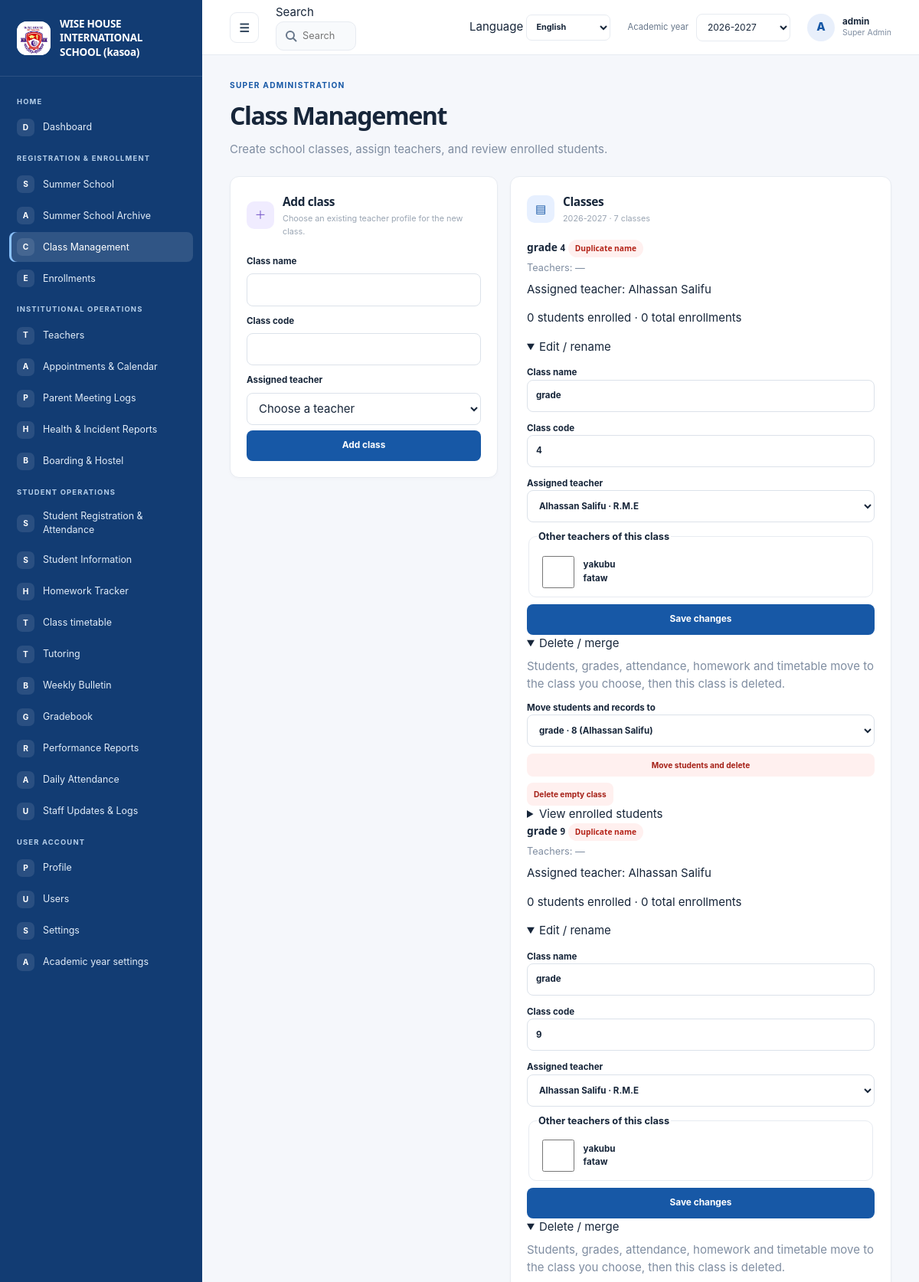
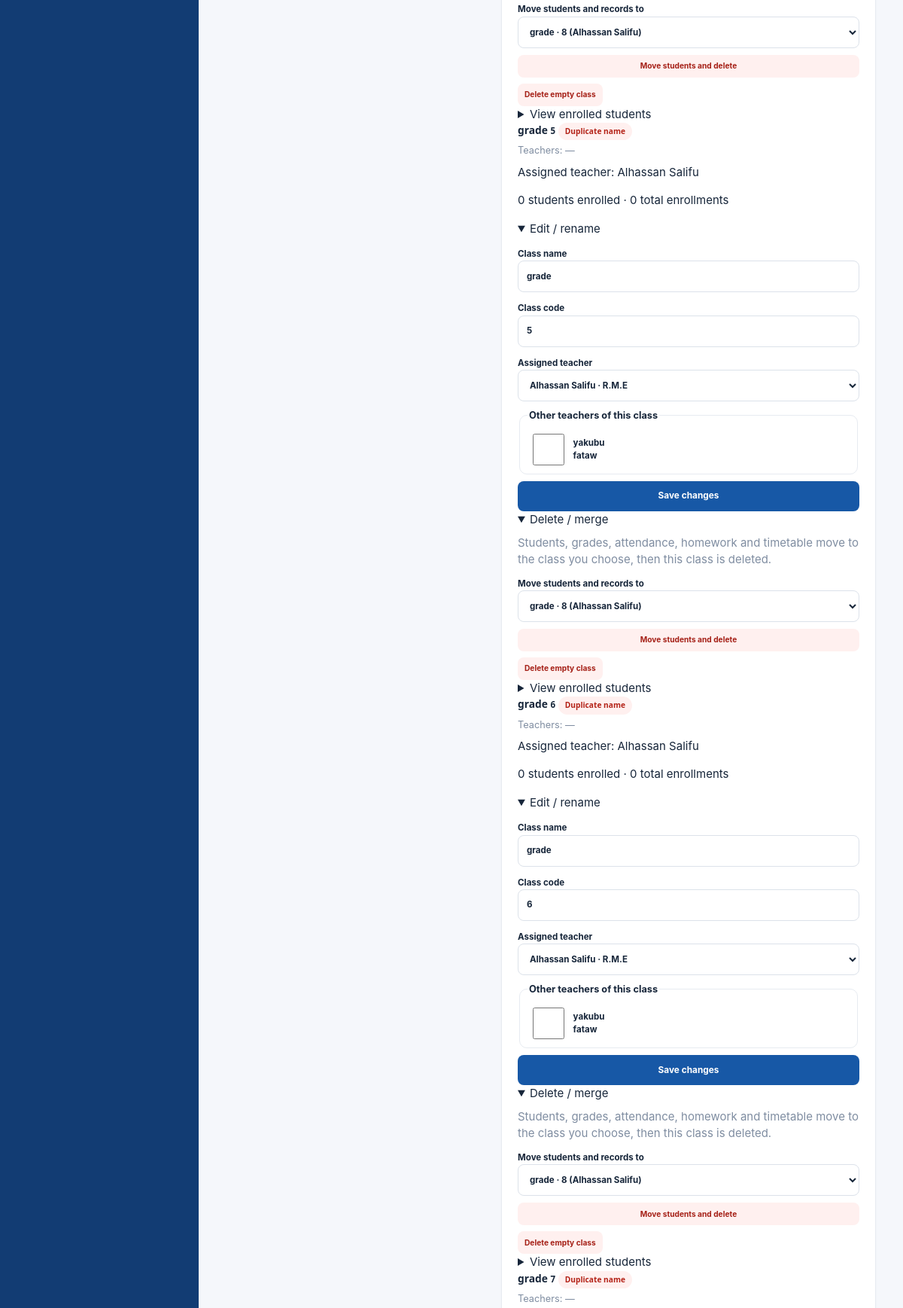
The page /admin/classes (signed in, upper part) on the database its author committed (2 pictures, top to bottom).
### tables this page shows
CREATE TABLE settings (
    key TEXT PRIMARY KEY,
    value TEXT NOT NULL
);

CREATE TABLE navigation_items (
    id INTEGER PRIMARY KEY AUTOINCREMENT,
    category TEXT NOT NULL,
    title TEXT NOT NULL,
    icon TEXT NOT NULL DEFAULT 'circle',
    url_endpoint TEXT NOT NULL,
    route_arg TEXT NOT NULL DEFAULT '',
    is_active INTEGER NOT NULL DEFAULT 1 CHECK (is_active IN (0, 1)),
    display_order INTEGER NOT NULL DEFAULT 0
);

CREATE TABLE users (
    id INTEGER PRIMARY KEY AUTOINCREMENT,
    username TEXT NOT NULL UNIQUE,
    password_hash TEXT NOT NULL,
    role TEXT NOT NULL DEFAULT 'manager'
      CHECK (role IN (
        'super_admin', 'admin', 'manager', 'teacher', 'student', 'parent',
        'health_officer', 'boarding_master'
      )),
    email TEXT UNIQUE,
    teacher_id INTEGER REFERENCES teachers(id) ON DELETE CASCADE,
    student_id INTEGER REFERENCES students(id) ON DELETE CASCADE,
    is_active INTEGER NOT NULL DEFAULT 1 CHECK (is_active IN (0, 1))
);

CREATE TABLE courses (
    id INTEGER PRIMARY KEY AUTOINCREMENT,
    name TEXT NOT NULL,
    code TEXT NOT NULL UNIQUE,
    teacher_id INTEGER NOT NULL REFERENCES teachers(id) ON DELETE RESTRICT
);

CREATE TABLE teachers (
    id INTEGER PRIMARY KEY AUTOINCREMENT,
    name TEXT NOT NULL,
    email TEXT NOT NULL UNIQUE,
    subject TEXT NOT NULL
, phone TEXT NOT NULL DEFAULT '', home_address TEXT NOT NULL DEFAULT '', profile_picture TEXT NOT NULL DEFAULT '');

### school_system/views.py (the view, shortened to what this page needs)
@bp.route("/admin/classes", methods=("GET", "POST"))
@roles_required("super_admin")
def manage_classes():
    db = get_db()
    academic_year_row = db.execute(
        "SELECT value FROM settings WHERE key='academic_year'"
    ).fetchone()
    academic_year = academic_year_row["value"] if academic_year_row else "2026-2027"
    year_match = re.fullmatch(r"(\d{4})-(\d{4})", academic_year)
    year_start = int(year_match.group(1)) if year_match else date.today().year
    classes = db.execute(
        "SELECT c.id,c.name,c.code,c.teacher_id,t.name AS teacher_name,"
        "COUNT(DISTINCT e.id) AS enrollment_count,"
        "COALESCE(SUM(CASE WHEN e.academic_year=? THEN 1 ELSE 0 END),0) AS current_year_count "
        "FROM courses c JOIN teachers t ON t.id=c.teacher_id "
        "LEFT JOIN enrollments e ON e.course_id=c.id "
        "GROUP BY c.id",
        (year_start,),
    ).fetchall()
    classes = _sort_by_name(classes)
    rosters = {}
    for course in classes:
        rosters[course["id"]] = db.execute(
            "SELECT DISTINCT s.name,s.grade_level,e.academic_year "
            "FROM enrollments e JOIN students s ON s.id=e.student_id "
            "WHERE e.course_id=?",
            (course["id"],),
        ).fetchall()
        rosters[course["id"]] = sorted(
            rosters[course["id"]],
            key=lambda r: (-r["academic_year"], _natural_key(r["name"])),
        )
    teachers = db.execute(
        "SELECT id,name,subject FROM teachers WHERE email <> 'unassigned@school.invalid' ORDER BY name"
    ).fetchall()
    key_counts = {}
    for course in classes:
        key_counts[_class_key(course["name"])] = key_counts.get(_class_key(course["name"]), 0) + 1
    duplicate_keys = {k for k, n in key_counts.items() if n > 1}
    return render_template(
        "manage_classes.html",
        class_teachers=_class_teacher_map(db),
        duplicate_keys=duplicate_keys,
        class_key=_class_key,
        classes=classes,
        rosters=rosters,
        teachers=teachers,
        academic_year=academic_year,
    )

### school_system/templates/manage_classes.html (shortened to what this page needs)
{% extends "base.html" %}
{% block content %}
  <section class="page-title-row">
    <div>
      <span class="eyebrow">{{ 'SUPER ADMINISTRATION'|translate(language) }}</span>
      <h1>{{ 'Class Management'|translate(language) }}</h1>
      <p class="muted">{{ 'Create school classes, assign teachers, and review enrolled students.'|translate(language) }}</p>
    </div>
  </section>
  <div class="admin-grid">
    <section class="portal-card user-form-card">
      <div class="card-heading"><div><span class="card-icon lavender">＋</span><div><h2>{{ 'Add class'|translate(language) }}</h2><p>{{ 'Choose an existing teacher profile for the new class.'|translate(language) }}</p></div></div></div>
      {% if teachers %}
        <form method="post" class="stack user-create-form">
          <label for="class-name">{{ 'Class name'|translate(language) }}</label>
          <input id="class-name" name="name" maxlength="120" required>
          <label for="class-code">{{ 'Class code'|translate(language) }}</label>
          <input id="class-code" name="code" maxlength="40" required>
          <label for="teacher-id">{{ 'Assigned teacher'|translate(language) }}</label>
          <select id="teacher-id" name="teacher_id" required>
            <option value="">{{ 'Choose a teacher'|translate(language) }}</option>
          </select>
          <button type="submit">{{ 'Add class'|translate(language) }}</button>
        </form>
      {% else %}
        <div class="card-empty"><p>{{ 'Add a teacher profile before creating a class.'|translate(language) }}</p></div>
      {% endif %}
    </section>
    <section class="portal-card account-list-card">
      <div class="card-heading"><div><span class="card-icon blue">▤</span><div><h2>{{ 'Classes'|translate(language) }}</h2><p>{{ academic_year }} · {{ classes|length }} {{ 'classes'|translate(language) }}</p></div></div></div>
      {% if classes %}
        <div class="class-management-list">
          {% for course in classes %}
            <article class="class-management-item">
              <div class="class-management-heading">
                <div>
                  <h3>{{ course.name }} <small>{{ course.code }}</small>{% if class_key(course.name) in duplicate_keys %} <span class="role-pill" style="background:#fff0ef;color:#b42318">{{ 'Duplicate name'|translate(language) }}</span>{% endif %}</h3>
              <p class="muted" style="margin:2px 0 8px;font-size:.85rem">{{ 'Teachers'|translate(language) }}: {% for tid, tname, is_main in class_teachers.get(course.id, []) %}{{ tname }}{% if is_main %} ★{% endif %}{% if not loop.last %}, {% endif %}{% else %}—{% endfor %}</p>
                  <p>{{ 'Assigned teacher'|translate(language) }}: {{ course.teacher_name }}</p>
                  <p>{{ course.current_year_count }} {{ 'students enrolled'|translate(language) }} · {{ course.enrollment_count }} {{ 'total enrollments'|translate(language) }}</p>
                </div>
              </div>
              <details {% if class_key(course.name) in duplicate_keys %}open{% endif %}>
                <summary>{{ 'Edit / rename'|translate(language) }}</summary>
                <form method="post" class="stack" style="margin-top:10px">
                  <label>{{ 'Class name'|translate(language) }}<input name="name" value="{{ course.name }}" maxlength="120" required></label>
                  <label>{{ 'Class code'|translate(language) }}<input name="code" value="{{ course.code }}" maxlength="40" required></label>
                  <label>{{ 'Assigned teacher'|translate(language) }}
                    <select name="teacher_id" required>
                      {% for teacher in teachers %}<option value="{{ teacher.id }}" {% if teacher.id == course.teacher_id %}selected{% endif %}>{{ teacher.name }}{% if teacher.subject %} · {{ teacher.subject }}{% endif %}</option>{% endfor %}
                    </select></label>
                  <fieldset style="border:1px solid var(--line,#e4e7ec);border-radius:10px;padding:8px 10px">
                    <legend style="font-weight:700;font-size:.85rem">{{ 'Other teachers of this class'|translate(language) }}</legend>
                    <div style="display:flex;flex-wrap:wrap;gap:6px 14px">
                      {% set current = (class_teachers.get(course.id) or [])|map(attribute=0)|list %}
                      {% for teacher in teachers if teacher.id != course.teacher_id %}<label style="display:inline-flex;gap:6px;align-items:center"><input type="checkbox" name="extra_teacher_ids" value="{{ teacher.id }}" {% if teacher.id in current %}checked{% endif %}> {{ teacher.name }}</label>{% endfor %}
                    </div>
                  </fieldset>
                  <button type="submit">{{ 'Save changes'|translate(language) }}</button>
                </form>
              </details>
              <details {% if class_key(course.name) in duplicate_keys %}open{% endif %}>
                <summary>{{ 'Delete / merge'|translate(language) }}</summary>
                <p class="muted" style="margin:8px 0">{{ 'Students, grades, attendance, homework and timetable move to the class you choose, then this class is deleted.'|translate(language) }}</p>
                <form method="post" class="stack" onsubmit="return confirm('{{ 'Move everything to the chosen class and delete this one?'|translate(language)|e }}');">
                  <label>{{ 'Move students and records to'|translate(language) }}
                    <select name="move_to" required>
                      {% for other in classes if other.id != course.id %}<option value="{{ other.id }}" {% if class_key(other.name) == class_key(course.name) %}selected{% endif %}>{{ other.name }} · {{ other.code }} ({{ other.teacher_name }})</option>{% endfor %}
                    </select></label>
                  <button class="button-small danger-button" type="submit">{{ 'Move students and delete'|translate(language) }}</button>
                </form>
                {% if not course.enrollment_count %}
                  <form method="post" style="margin-top:8px" onsubmit="return confirm('{{ 'Delete this class? Classes with linked records cannot be deleted.'|translate(language)|e }}');">
                    <button class="button-small danger-button" type="submit">{{ 'Delete empty class'|translate(language) }}</button>
                  </form>
                {% endif %}
              </details>
              <details>
                <summary>{{ 'View enrolled students'|translate(language) }}</summary>
              </details>
            </article>
          {% endfor %}
        </div>
      {% else %}
        <div class="card-empty"><p>{{ 'No classes yet'|translate(language) }}</p></div>
      {% endif %}
    </section>
  </div>
{% endblock %}

### school_system/templates/base.html (shortened to what this page needs)
<!doctype html>
<html lang="{{ language or 'en' }}" dir="{{ 'rtl' if language in ('ar',) else 'ltr' }}">
  <head>
    <link rel="stylesheet" href="{{ url_for('static', filename='style.css') }}">
    <link rel="stylesheet" href="{{ url_for('static', filename='portal.css') }}">
  </head>
  <body class="{% block body_class %}portal-body{% endblock %}">
    {% if session.get('user_id') and not public_page|default(false) %}
      <div class="portal-shell" id="portal-shell">
        <aside class="sidebar" id="sidebar" style="background-color: {{ site_settings.sidebar_color }};">
          <a class="school-brand" href="{{ url_for('views.dashboard') }}">
            <span class="school-logo">
              {% if brand_settings.get('logo_filename') %}
                <img src="{{ url_for('views.uploaded_logo', filename=brand_settings.get('logo_filename')) }}" alt="{{ school_name }} logo">
              {% else %}<span class="logo-mark">W</span>{% endif %}
            </span>
            <span class="school-name">{{ school_name }}</span>
          </a>
          <div class="sidebar-scroll" data-scroll-keep="sidebar" data-scroll-global>
            {% set nav_state = namespace(category=None) %}
            {% for item in nav_items %}
              {% if item.category != nav_state.category %}
                {% if not loop.first %}</section>{% endif %}
                <section class="nav-group"><p class="nav-heading">{{ item.category }}</p>
                {% set nav_state.category = item.category %}
              {% endif %}
              <a class="nav-link {% if request.endpoint == item.url_endpoint and (not item.get('resource') or request.view_args.get('resource') == item.get('resource')) %}active{% endif %}"
                href="{{ url_for(item.url_endpoint, resource=item.resource) if item.get('resource') else url_for(item.url_endpoint, module=item.module) if item.get('module') else url_for(item.url_endpoint) }}">
                <span class="nav-icon" aria-hidden="true">{{ item.icon[:1]|upper }}</span><span>{{ item.title }}</span>
              </a>
            {% endfor %}
            {% if nav_items %}</section>{% endif %}
          </div>
        </aside>
        <div class="portal-main">
          <header class="topbar">
            <button class="icon-button menu-toggle" id="menu-toggle" type="button" aria-label="Toggle navigation" aria-expanded="true">☰</button>
            {% include "_global_search.html" %}
            <form class="language-select" method="post" action="{{ url_for('views.change_language') }}">
              <label for="portal-language" class="sr-only">Language</label>
              <select id="portal-language" name="language" aria-label="Language" onchange="this.form.submit()">
                {% for code, label in languages.items() %}
                  <option value="{{ code }}" {% if language == code %}selected{% endif %}>{{ label }}</option>
                {% endfor %}
              </select>
            </form>
            <form class="year-select" method="get" action="{{ url_for('views.dashboard') }}">
              <label for="academic-year">{{ 'Academic year'|translate(language) }}</label>
              <select id="academic-year" name="year" onchange="this.form.submit()">
                {% set year = request.args.get('year', academic_year) %}
                {% for option in academic_year_options %}
                  <option value="{{ option }}" {% if year == option %}selected{% endif %}>{{ option }}</option>
                {% endfor %}
              </select>
            </form>
            <a class="profile-chip" href="{{ url_for('views.profile') }}" aria-label="User profile">
              <span class="avatar">{{ session.get('username', 'U')[:1]|upper }}</span>
              <span class="profile-copy"><b>{{ session.get('username') }}</b><small>{{ role_label }}</small></span>
            </a>
          </header>
          <main class="page-content">
            {% block content %}{% endblock %}
          </main>
        </div>
      </div>
    {% else %}
      {% for category, message in get_flashed_messages(with_categories=true) %}
        <p class="flash {{ category }} login-flash" role="status">{{ message|translate(language) }}</p>
      {% endfor %}
      {% block public_content %}{% endblock %}
    {% endif %}
  </body>
</html>

### school_system/templates/_global_search.html (shortened to what this page needs)
<div class="global-search" role="search">
  <label for="global-search-input" class="sr-only">{{ 'Search'|translate(language) }}</label>
  <input id="global-search-input" type="search" autocomplete="off" maxlength="60"
    placeholder="{{ 'Search students, teachers, pages…'|translate(language) }}" aria-controls="gs-panel" aria-expanded="false">
</div>

### rows shown on the page
settings: value (picture)
settings: value "WISE HOUSE INTERNATIONAL SCHOOL (kasoa)"
navigation_items: category "HOME", icon "D", title "Dashboard"
navigation_items: category "REGISTRATION & ENROLLMENT", icon "S", title "Summer School"
navigation_items: icon "A", title "Summer School Archive"
navigation_items: icon "C", title "Class Management"
navigation_items: icon "E", title "Enrollments"
navigation_items: category "INSTITUTIONAL OPERATIONS", icon "T", title "Teachers"
navigation_items: icon "A", title "Appointments & Calendar"
navigation_items: icon "P", title "Parent Meeting Logs"
navigation_items: icon "H", title "Health & Incident Reports"
navigation_items: icon "B", title "Boarding & Hostel"
navigation_items: category "STUDENT OPERATIONS", icon "S", title "Student Registration & Attendance"
navigation_items: icon "S", title "Student Information"
navigation_items: icon "H", title "Homework Tracker"
navigation_items: icon "T", title "Class timetable"
navigation_items: icon "T", title "Tutoring"
navigation_items: icon "B", title "Weekly Bulletin"
navigation_items: icon "G", title "Gradebook"
navigation_items: icon "R", title "Performance Reports"
navigation_items: icon "A", title "Daily Attendance"
navigation_items: icon "U", title "Staff Updates & Logs"
navigation_items: category "USER ACCOUNT", icon "P", title "Profile"
navigation_items: icon "U", title "Users"
navigation_items: icon "S", title "Settings"
navigation_items: icon "A", title "Academic year settings"
settings: value "Search", value "Search students, teachers, pages…", language "English", value "Academic year", value "SUPER ADMINISTRATION", value "Class Management", value "Create school classes, assign teachers, and review enrolled students.", value "Add class", value "Choose an existing teacher profile for the new class.", value "Class name", value "Class code", value "Assigned teacher", teacher_id "Choose a teacher", value "Classes", value "classes", value "Duplicate name", value "Teachers", value "students enrolled", value "total enrollments", value "Edit / rename", value "Other teachers of this class", value "Save changes", value "Delete / merge", value "Students, grades, attendance, homework and timetable move to the class you choose, then this class is deleted.", value "Move students and records to", value "Move students and delete", value "Delete empty class", value "View enrolled students"
settings: year "2026-2027", value "2026-2027"
users: username "A", get "admin"
courses: name "grade", code "4", teacher_name "Alhassan Salifu", current_year_count "0", enrollment_count "0", teacher_id "Alhassan Salifu · R.M.E", move_to "grade · 8 (Alhassan Salifu)"
teachers: name "yakubu fataw"
courses: name "grade", code "9", teacher_name "Alhassan Salifu", current_year_count "0", enrollment_count "0", teacher_id "Alhassan Salifu · R.M.E", move_to "grade · 8 (Alhassan Salifu)"
courses: name "grade", code "5", teacher_name "Alhassan Salifu", current_year_count "0", enrollment_count "0", teacher_id "Alhassan Salifu · R.M.E", move_to "grade · 8 (Alhassan Salifu)"
courses: name "grade", code "6", teacher_name "Alhassan Salifu", current_year_count "0", enrollment_count "0", teacher_id "Alhassan Salifu · R.M.E", move_to "grade · 8 (Alhassan Salifu)"
courses: name "grade", code "7"

### other values the page prints
{{ role_label }} "Super Admin"
{{ classes|length }} "7"
